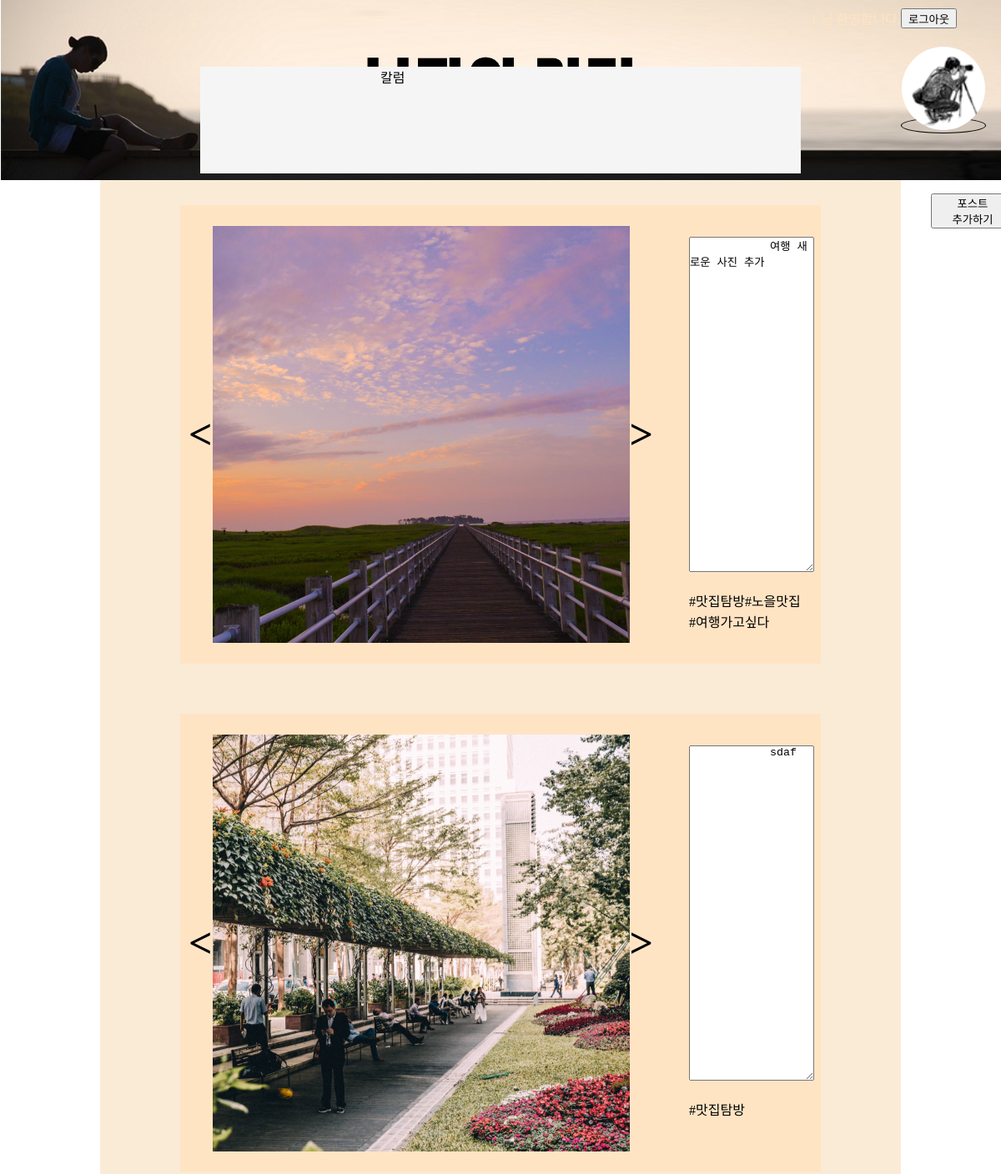
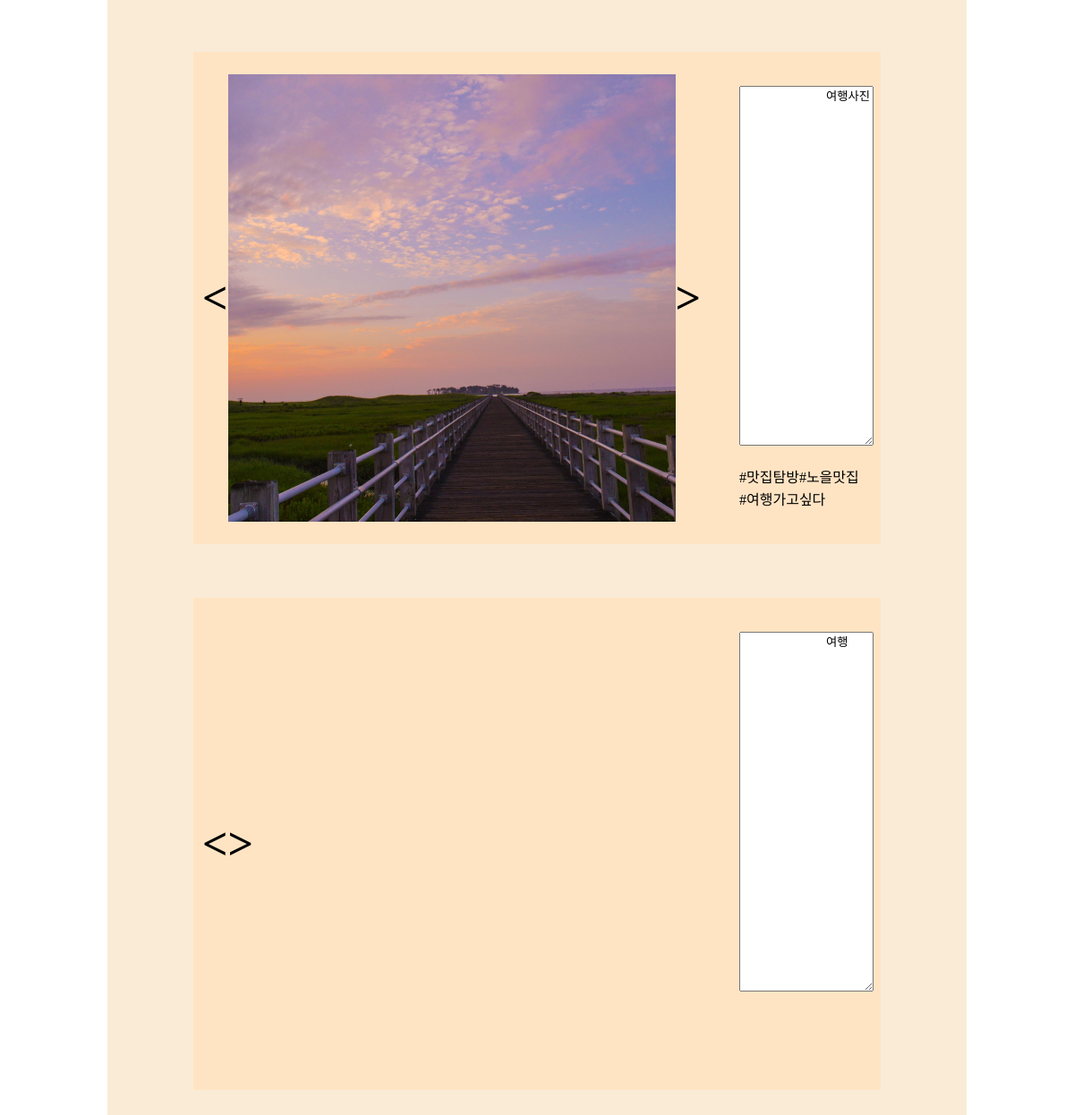
/MyOwnColumn/column/write/1 (signed in), run on the app's committed database (2 pictures, top to bottom).
### account/models.py (models this page shows)
class Profile(models.Model):
  user = models.ForeignKey(User, on_delete=models.CASCADE)
  image = models.ImageField(upload_to='ProfileImage', null=True)

### MyOwnColumn/models.py (models this page shows)
class Column(models.Model):
  profile = models.ForeignKey(Profile, on_delete=models.CASCADE)
  description = models.CharField(max_length=200, blank=True)
  image = models.ImageField(upload_to=column_image_upload_path)
  created_at = models.TimeField()

class Post(models.Model):
  profile = models.ForeignKey(Profile, on_delete=models.PROTECT)
  description = models.CharField(max_length=200, blank=True)
  created_at = models.TimeField(null=True)
  columns = models.ManyToManyField(Column, related_name='posts')

class Image(models.Model):
  post = models.ForeignKey(Post, on_delete=models.CASCADE)
  postincolumn = models.ManyToManyField(PostInColumn, related_name='images')
  image = models.ImageField(upload_to=image_upload_path)

class Tag(models.Model):
  column = models.ManyToManyField(Column, related_name='tags')
  post = models.ManyToManyField(Post, related_name='tags')
  postincolumn = models.ManyToManyField(PostInColumn, related_name='tags')
  tag = models.CharField(max_length=100)

### MyOwnColumn/views.py (the view)
# urls.py: path('column/write/<int:column_id>', views.column_write, name='column_write'),
def column_write(request, column_id):
  profile = Profile.objects.filter(user=request.user)
  column = Column.objects.get(id=column_id)
  posts = Post.objects.filter(columns=column)
  context = {
    'profile': profile,
    'column': column,
    'posts': posts,
  }
  return render(request, 'myowncolumn/column_write.html', context)

### MyOwnColumn/templates/myowncolumn/column_write.html (shortened to what this page needs)
{% extends 'base.html' %}
{% load static %}
{% block style %}
  <link rel="stylesheet" href="{% static 'myowncolumn/column_write.css' %}">
{% endblock %}
{% block content %}
  <div class="column">
    <div class="column_image">
    </div>
    <div class="column_information">
      <div class="column_description">
        {{column.description}}
      </div>
    </div>
  </div>
  <div class="article_board">
    <div class="posts">
      {% for post in posts %}
      <div class="post">
        <div class="post_images">
          <div class="prev" onclick="plusSlide(Number('{{forloop.counter0}}'), -1)">&lt;</div>
          {% for image in post.image_set.all %}
          <img src="{{image.image.url}}" alt="PostImage">
          {% endfor %}
          <div class="next" onclick="plusSlide(Number('{{forloop.counter0}}'), 1)">&gt;</div>
        </div>
        <div class="post_info">
          <textarea name="description" class="description">
            {{post.description}}
          </textarea>
          <div class="tags">
            {% for tag in post.tags.all%}
              <span>#{{tag.tag}} </span>
            {% endfor %}
          </div>
        </div>
      </div>
      {% endfor %}
    </div>
    <a href="{% url 'myowncolumn:column_add' column.id %}" class="post_add">
      <button>
        포스트<br>추가하기
      </button>
    </a>
  </div>
{% endblock %}

### templates/base.html (shortened to what this page needs)
{% load static %}
<!DOCTYPE html>
<html lang="Ko">
<head>
  <link rel="stylesheet" href="{% static 'base.css' %}">
  {% block style %}
  {% endblock %}
</head>
<body>
  <div class="header">
    {% if user.is_authenticated %}
      <div class="account">
        <div class="welcome">{{user.username}} 님 환영합니다.</div>
        <form action="{% url 'account:logout' %}" method="post" class="logout">
          <button type="submit" class="">로그아웃</button>
        </form>
      </div>
      <a href="{% url 'account:profile' user.username %}" class="profile_link">
        <img src="{{profile.0.image.url}}" alt="Profile Image">
      </a>
    {% endif %}
  </div>
  {% block content %}
  {% endblock %}
</body>
</html>

### static/base.css (style rules this page uses)
* { margin: 0; padding: 0; }
body { width: 100vw; height: 100vh; }
.header { width: 100vw; height: 27vh; top: 0; position: fixed; background-image: url('we_spot.png'); background-position:center; background-repeat: no-repeat; background-size: cover; }
.account { position: relative; width: 40%; left: 58%; top: 10px; display: flex; justify-content: right; }
.account button { width: 20%; }
.account .welcome { width: 75%; height: 10%; text-align: right; color: bisque; }
.account .logout { width: 20%; }
.account .logout button { width: 70%; height: 100%; }
.profile_link { position: relative; top: calc(10px + 10%); left: 90%; width: 100px; height: 100px; border-radius: 50%; overflow: hidden; border: black solid 1px; }
.profile_link img { width: 100px; height: 100px; border-radius: 50%; }

### MyOwnColumn/static/myowncolumn/column_write.css (style rules this page uses)
.header { background-image: url(../../../static/my_own_column.png); }
.column { width: 60%; height: 16vh; position: fixed; top: 10vh; left: 20%; display: flex; background-color: whitesmoke; }
.column_image { width: 30%; display: flex; justify-content: center; align-items: center; }
.column_information { width: 70%; }
.article_board { width: 80%; margin-left: 10%; margin-top: 27vh; background-color: antiquewhite; }
.article_board .posts { width: 100%; display: flex; flex-direction: column; align-items: center; }
.article_board .posts .post { width: 80%; height: 550px; margin: 30px; display: flex; justify-content: center; align-items: center; background-color: bisque; }
.post .post_images { width: 600px; height: 500px; display: flex; }
.post_images .prev, .next { font-size: 50px; font-weight: bolder; display: flex; justify-content: center; align-items: center; }
.post_images img { width: 500px; height: 500px; object-fit: cover; }
.post_info { width: calc(100% - 620px); height: 90%; display: flex; flex-direction: column; justify-content: space-around; }
.post_info .description { width: 100%; height: 400px; }
.post_info .tags { width: 100%; height: 50px; display: flex; flex-wrap: wrap; }
.post_add { width: 100px; position: fixed; top: 29vh; left: 93%; }
.post_add button { width: 100%; }

### data on the page
Profile: image (picture)
Column: description "칼럼"
Post: description "여행 새로운 사진 추가"
Image: image (picture)
Tag: tag "맛집탐방"
Tag: tag "노을맛집"
Tag: tag "여행가고싶다"
Post: description "sdaf"
Image: image (picture)
Tag: tag "맛집탐방"
Post: description "여행사진"
Image: image (picture)
Tag: tag "맛집탐방"
Tag: tag "노을맛집"
Tag: tag "여행가고싶다"
Post: description "여행"
